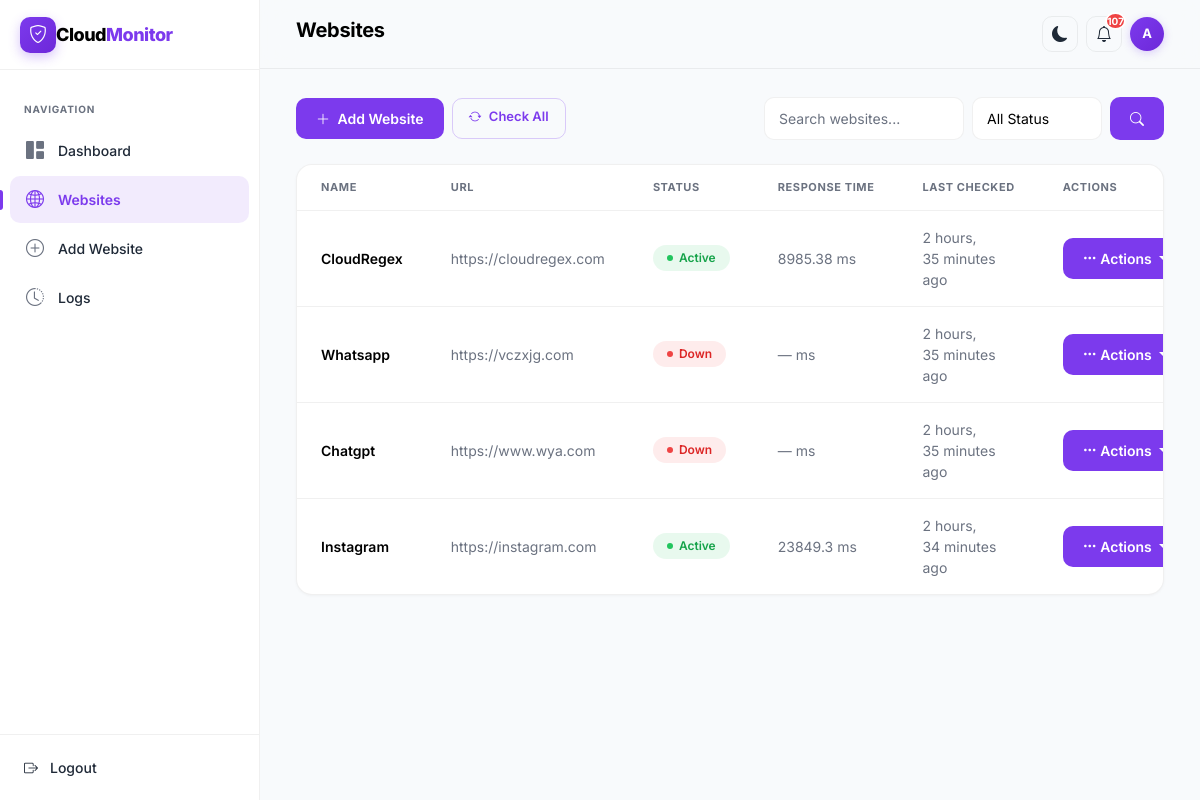
The page /websites/ (signed in) on the database as committed earlier.
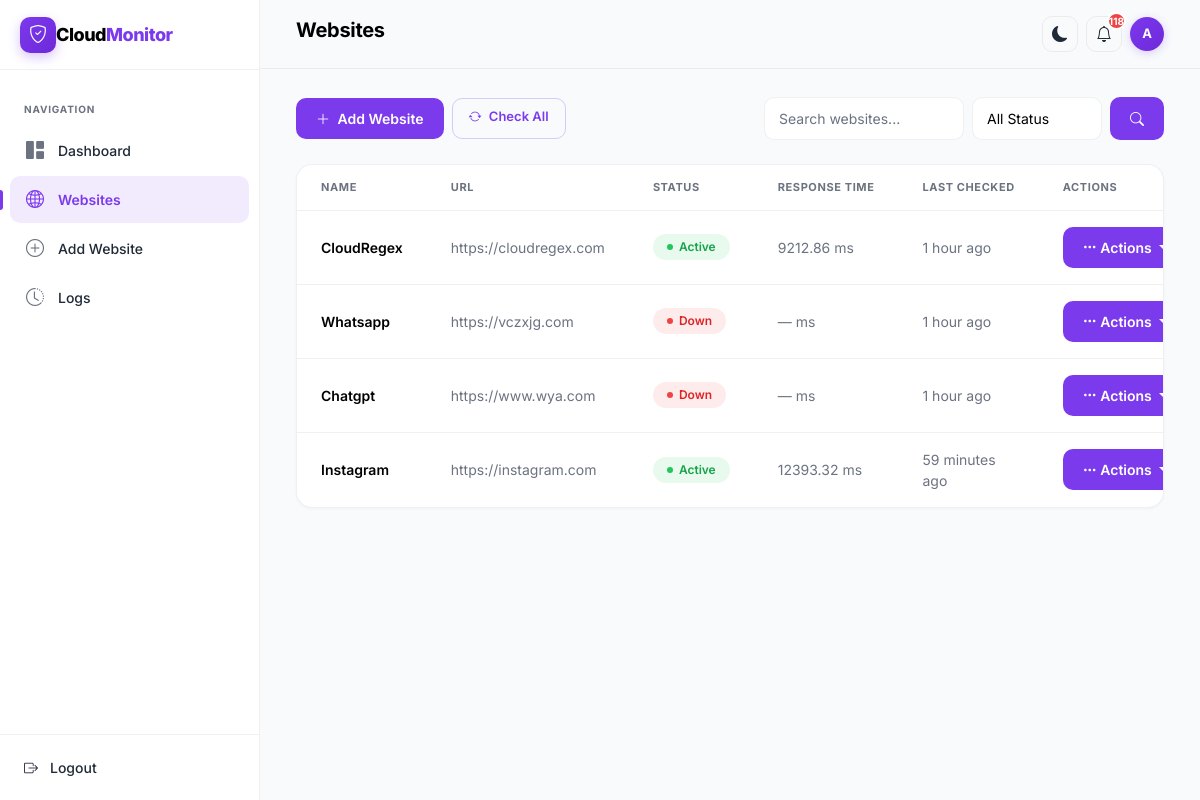
The same page on the database as committed later.
### monitor/models.py (models this page shows, shortened)
class Website(models.Model):
    name = models.CharField(max_length=100)
    url = models.URLField()
    description = models.TextField(blank=True)
    status = models.CharField(max_length=10, default='Unknown')
    response_time = models.FloatField(null=True, blank=True)
    last_checked = models.DateTimeField(null=True, blank=True)

### monitor/views.py (the view)
# urls.py: path('websites/', views.website_list, name='website_list'),
@login_required
def website_list(request):
    search = request.GET.get('search')
    status = request.GET.get('status')
    websites = Website.objects.all()
    if search:
        websites = websites.filter(name__icontains=search)
    if status:
        websites = websites.filter(status=status)
    return render(
        request,
        'monitor/website_list.html',
        {'websites': websites}
    )

### monitor/context_processors.py (called while the page is built)
def notifications(request):
    if request.user.is_authenticated:
        unread_count = Notification.objects.filter(
            is_read=False
        ).count()
        recent = Notification.objects.all()[:5]
        return {
            'unread_count': unread_count,
            'recent_notifications': recent,
        }
    return {
        'unread_count': 0,
        'recent_notifications': [],
    }

### monitor/templates/monitor/website_list.html (shortened to what this page needs)
{% extends 'base.html' %}
{% block page_title %}Websites{% endblock %}
{% block content %}
<div class="d-flex flex-wrap align-items-center justify-content-between gap-3 mb-4">
    <div class="d-flex gap-2">
        <a href="{% url 'add_website' %}" class="btn btn-primary">
            <i class="bi bi-plus-lg me-1"></i> Add Website
        </a>
        <a href="{% url 'monitor_websites' %}" class="btn btn-outline-primary">
            <i class="bi bi-arrow-repeat me-1"></i> Check All
        </a>
    </div>
    <form method="GET" class="d-flex gap-2 flex-wrap">
        <input type="text"
               name="search"
               class="form-control"
               placeholder="Search websites..."
               value="{{ request.GET.search }}"
               style="width:200px;">
        <select name="status" class="form-select" style="width:130px;">
            <option value="">All Status</option>
        </select>
        <button class="btn btn-primary">
            <i class="bi bi-search"></i>
        </button>
    </form>
</div>
<div class="card-table">
    <div class="table-wrapper">
        <table class="table-custom">
            <thead>
                <tr>
                    <th>Name</th>
                    <th>URL</th>
                    <th>Status</th>
                    <th>Response Time</th>
                    <th>Last Checked</th>
                    <th style="width:100px;">Actions</th>
                </tr>
            </thead>
            <tbody>
                {% for website in websites %}
                <tr>
                    <td class="fw-semibold">{{ website.name }}</td>
                    <td class="text-muted">
                        <a href="{{ website.url }}" target="_blank" class="text-muted text-decoration-none">
                            {{ website.url|truncatechars:40 }}
                        </a>
                    </td>
                    <td>
                        {% if website.status == 'UP' %}
                            <span class="status-badge status-up">Active</span>
                        {% elif website.status == 'DOWN' %}
                            <span class="status-badge status-down">Down</span>
                        {% else %}
                            <span class="status-badge status-unknown">{{ website.status }}</span>
                        {% endif %}
                    </td>
                    <td class="text-muted">{{ website.response_time|default:"—" }} ms</td>
                    <td class="text-muted">
                        {% if website.last_checked %}
                            {{ website.last_checked|timesince }} ago
                        {% else %}
                            Never
                        {% endif %}
                    </td>
                    <td>
    <div class="dropdown">
        <button class="btn btn-sm btn-primary dropdown-toggle"
                type="button"
                data-bs-toggle="dropdown"
                aria-expanded="false">
            <i class="bi bi-three-dots"></i> Actions
        </button>
    </div>
</td>
                {% endfor %}
            </tbody>
        </table>
    </div>
</div>
{% endblock %}

### monitor/templates/base.html (shortened to what this page needs)
<!DOCTYPE html>
<html lang="en">
<head>
    <link href="https://cdn.jsdelivr.net/npm/bootstrap@5.3.3/dist/css/bootstrap.min.css" rel="stylesheet">
    <link rel="stylesheet" href="https://cdn.jsdelivr.net/npm/bootstrap-icons@1.11.3/font/bootstrap-icons.css">
</head>
<body>
<div class="sidebar">
    <div class="sidebar-brand">
        <div class="brand-icon">
            <i class="bi bi-shield-check"></i>
        </div>
        <div class="brand-text">Cloud<span>Monitor</span></div>
    </div>
    <nav class="sidebar-nav">
        <div class="nav-label">Navigation</div>
        <a href="{% url 'dashboard' %}"
           class="{% if request.resolver_match.url_name == 'dashboard' %}active{% endif %}">
            <i class="bi bi-grid-1x2-fill"></i> Dashboard
        </a>
        <a href="{% url 'website_list' %}"
           class="{% if request.resolver_match.url_name == 'website_list' %}active{% endif %}">
            <i class="bi bi-globe2"></i> Websites
        </a>
        <a href="{% url 'add_website' %}"
           class="{% if request.resolver_match.url_name == 'add_website' %}active{% endif %}">
            <i class="bi bi-plus-circle"></i> Add Website
        </a>
        <a href="{% url 'logs' %}"
           class="{% if request.resolver_match.url_name == 'logs' %}active{% endif %}">
            <i class="bi bi-clock-history"></i> Logs
        </a>
    </nav>
    <div class="sidebar-footer">
        <form method="post" action="{% url 'logout' %}" style="display:contents;">
    <button type="submit"
            onclick="return confirmLogout();"
            style="display:flex; align-items:center; gap:12px; padding:10px 14px; border-radius:var(--radius-sm); color:var(--text-secondary); background:none; border:none; width:100%; cursor:pointer; font-family:inherit; font-size:14px; font-weight:500;">
        <i class="bi bi-box-arrow-right"></i>
        Logout
    </button>
</form>
    </div>
</div>
<div class="main-content">
    <div class="topbar">
        <h2>{% block page_title %}Dashboard{% endblock %}</h2>
        <div class="topbar-actions">
            <button onclick="toggleTheme()" class="btn-icon" title="Toggle theme">
                <i class="bi bi-moon-fill" id="themeIcon"></i>
            </button>
            <div class="dropdown" style="position:relative;">
                <button class="btn-icon" title="Notifications" data-bs-toggle="dropdown" aria-expanded="false">
                    <i class="bi bi-bell"></i>
                    <span id="notifBadge" class="notif-badge" style="display:{% if unread_count > 0 %}flex{% else %}none{% endif %};">{{ unread_count }}</span>
                </button>
            </div>
            <div class="dropdown">
    <div class="avatar"
         data-bs-toggle="dropdown"
         style="cursor:pointer;">
        {{ user.username|first|upper }}
    </div>
</div>
        </div>
    </div>
    <div class="page-content">
        {% block content %}{% endblock %}
    </div>
</div>
</body>
</html>

Rows that differ between the two databases and show on the page:
changed Website "CloudRegex": response_time "8985.38" → "9212.86"; last_checked "2 hours, 35 minutes" → "1 hour"
changed Website "Whatsapp": last_checked "2 hours, 35 minutes" → "1 hour"
changed Website "Chatgpt": last_checked "2 hours, 35 minutes" → "1 hour"
changed Website "Instagram": response_time "23849.3" → "12393.32"; last_checked "2 hours, 34 minutes" → "59 minutes"
Other text that changed with them:
{{ unread_count }}: "107" → "118"
